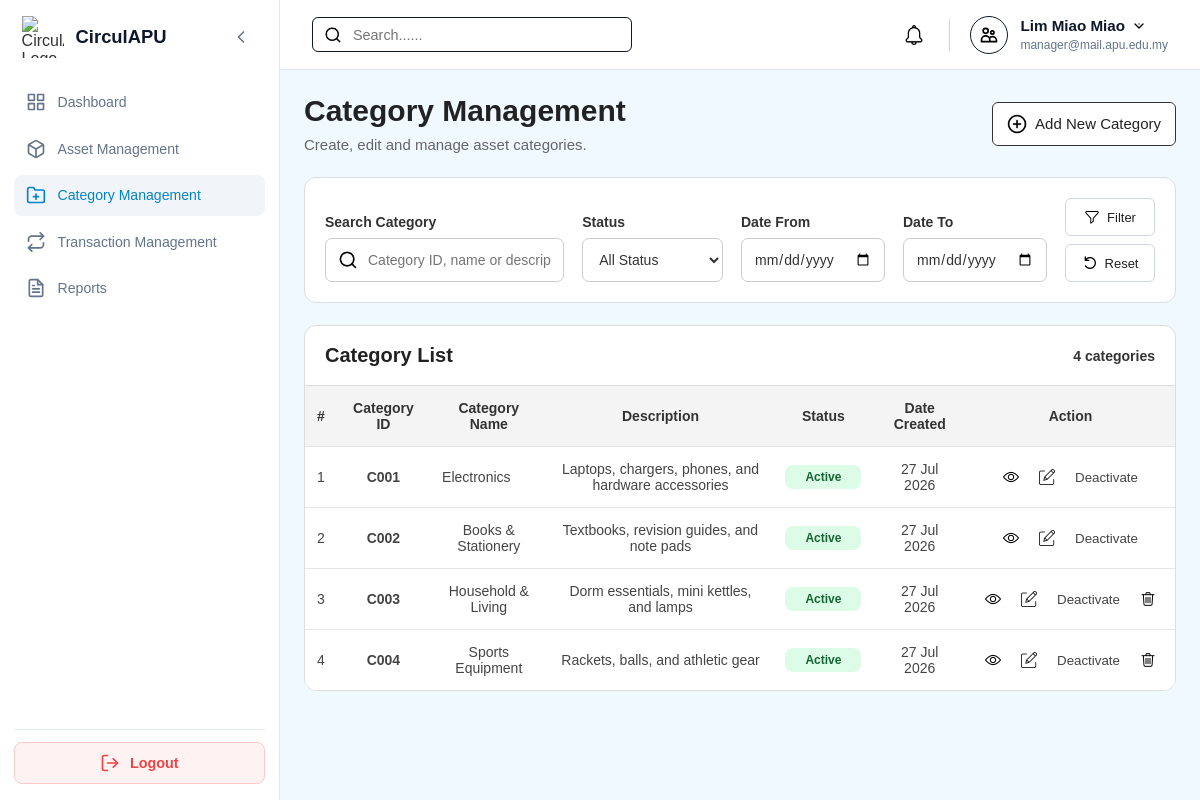
The app's page /Manager/manager_categories.php (signed in), older data.
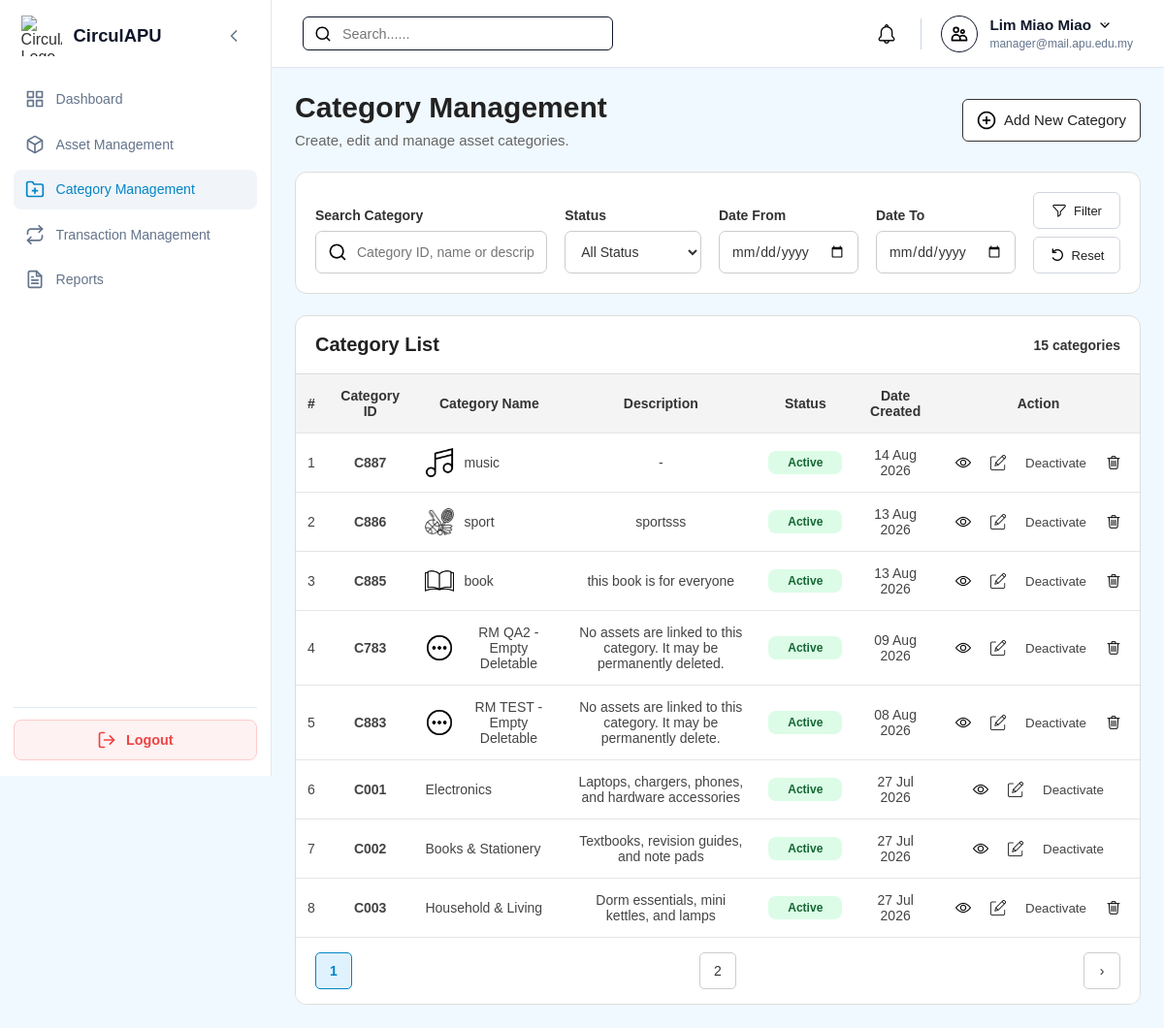
The same page, newer data.
### tables this page shows
CREATE TABLE `categories` (
  `categoryID` varchar(10) NOT NULL,
  `categoryName` varchar(100) NOT NULL,
  `description` varchar(255) DEFAULT NULL,
  `categoryIcon` varchar(255) DEFAULT NULL,
  `status` enum('Active','Inactive') NOT NULL DEFAULT 'Active',
  `createdDate` timestamp NOT NULL DEFAULT current_timestamp()
);

### Manager/manager_categories.php (the view, shortened to what the changed rows need)
<?php
require_once '../db.php';
function e($v): string { return htmlspecialchars((string)$v, ENT_QUOTES, 'UTF-8'); }
function js($v): string { return htmlspecialchars(json_encode((string)$v, JSON_HEX_APOS|JSON_HEX_QUOT|JSON_HEX_AMP|JSON_HEX_TAG), ENT_QUOTES, 'UTF-8'); }
function iconPath(?string $v): string {
    if (!$v) return '';
    return preg_match('/^https?:\/\//i', $v) ? $v : '../' . ltrim($v, '/');
}
function pageURL(array $q, int $p): string {
    $q['page'] = $p;
    return '?' . http_build_query(array_filter($q, fn($v) => $v !== ''));
}
$search = trim($_GET['search'] ?? '');
$status = trim($_GET['status'] ?? '');
$dateFrom = trim($_GET['dateFrom'] ?? '');
$dateTo = trim($_GET['dateTo'] ?? '');
$page = max(1, (int)($_GET['page'] ?? 1));
$perPage = 8;
$categories = [];
$error = '';
$totalRows = 0;
$totalPages = 1;
try {
    $conn->set_charset('utf8mb4');
    $where = []; $params = []; $types = '';
    $whereSQL = $where ? 'WHERE ' . implode(' AND ', $where) : '';
    if (!$error) {
        $stmt = $conn->prepare("SELECT COUNT(*) total FROM categories c $whereSQL");
        $stmt->execute(); $totalRows = (int)$stmt->get_result()->fetch_assoc()['total']; $stmt->close();
        $totalPages = max(1, (int)ceil($totalRows / $perPage));
        $page = min($page, $totalPages); $offset = ($page - 1) * $perPage;
        $listParams = [...$params, $perPage, $offset];
        $stmt = $conn->prepare("SELECT c.*,(SELECT COUNT(*) FROM assets a WHERE a.categoryID=c.categoryID) linkedAssets FROM categories c $whereSQL ORDER BY c.createdDate DESC LIMIT ? OFFSET ?");
        $stmt->bind_param($types . 'ii', ...$listParams); $stmt->execute();
        $categories = $stmt->get_result()->fetch_all(MYSQLI_ASSOC); $stmt->close();
    }
} catch (Throwable $ex) {
    error_log($ex->getMessage());
    $error = 'Unable to load Category Management. Please try again.';
}
$query=compact('search','status','dateFrom','dateTo');
$back=http_build_query(array_filter($query+['page'=>$page],fn($v)=>$v!==''&&$v!==1));
$backParam=$back?'&back='.rawurlencode($back):'';
?>
<!DOCTYPE html>
<html lang="en">
<head>
    <link rel="stylesheet" href="../style.css">
    <link rel="stylesheet" href="manager_style.css?v=<?=filemtime(__DIR__.'/manager_style.css')?>">
    <link rel="stylesheet" href="manager_mobile.css">
</head>
<body class="role-manager">
<div class="dashboard-container">
<div class="main-content">
<main class="page-body">
<section class="management-heading management-heading-action">
    <div class="management-heading-text">
        <h1>Category Management</h1>
    </div>
</section>
<section class="management-list desktop-category-list">
<div class="management-list-header">
    <h2>Category List</h2>
    <strong><?= $totalRows ?> categor<?= $totalRows === 1 ? 'y' : 'ies' ?></strong>
</div>
<div class="management-table-wrapper">
<table class="management-table">
<thead><tr><th>#</th><th>Category ID</th><th>Category Name</th><th>Description</th><th>Status</th><th>Date Created</th><th>Action</th></tr></thead>
<tbody>
<?php if (!$categories): ?>
<tr><td colspan="7" class="management-empty-state">No categories found.</td></tr>
<?php else: foreach ($categories as $i => $c): $icon = iconPath($c['categoryIcon']); $canDelete = (int)$c['linkedAssets'] === 0; ?>
<tr>
    <td><?= (($page - 1) * $perPage) + $i + 1 ?></td>
    <td><strong><?= e($c['categoryID']) ?></strong></td>
    <td><div class="category-name-cell"><?php if ($icon): ?><img src="<?= e($icon) ?>" alt=""><?php endif; ?><span><?= e($c['categoryName']) ?></span></div></td>
    <td><?= e($c['description'] ?: '-') ?></td>
    <td><span class="status-badge" data-status="<?=e($c['status'])?>"><?=e($c['status'])?></span></td>
    <td><?= date('d M Y', strtotime($c['createdDate'])) ?></td>
    <td><div class="management-actions">
        <a href="manager_category_view.php?categoryID=<?= e($c['categoryID']) ?><?=e($backParam)?>" class="management-action-btn" title="View"><img src="../assets/icons/view.png" alt="View"></a>
        <a href="manager_category_edit.php?categoryID=<?= e($c['categoryID']) ?><?=e($backParam)?>" class="management-action-btn" title="Edit"><img src="../assets/icons/edit.png" alt="Edit"></a>
        <?php if ($c['status'] === 'Active'): ?>
        <button type="button" class="management-action-btn deactivate" title="Deactivate"
                onclick="openCategoryAction('deactivate',<?=js($c['categoryID'])?>,<?=js($c['categoryName'])?>)">
            Deactivate
        </button>
        <?php endif; ?>
        <?php if ($canDelete): ?>
        <button type="button" class="management-action-btn delete" title="Delete Permanently"
                onclick="openCategoryAction('delete',<?=js($c['categoryID'])?>,<?=js($c['categoryName'])?>)">
            <img src="../assets/icons/delete.png" alt="Delete">
        </button>
        <?php endif; ?>
    </div></td>
</tr>
<?php endforeach; endif; ?>
</tbody>
</table>
</div>
<?php if ($totalPages > 1): ?>
<div class="pagination management-table-footer">
    <?php for ($p = 1; $p <= $totalPages; $p++): ?><a href="<?= e(pageURL($query, $p)) ?>" class="<?= $p === $page ? 'active' : '' ?>"><?= $p ?></a><?php endfor; ?>
    <?php if ($page < $totalPages): ?><a href="<?= e(pageURL($query, $page + 1)) ?>">›</a><?php endif; ?>
</div>
<?php endif; ?>
</section>
</main>
</div>
</div>
</body>
</html>

Row changes from the older to the newer data that the page shows:
no longer on this page (row unchanged): categories: i "4", categoryID "C004", categoryName "Sports Equipment", description "Rackets, balls, and athletic gear", status "Active", createdDate "27 Jul 2026"
added categories: i "1", categoryID "C887", categoryIcon (picture), categoryName "music", description "-", status "Active", createdDate "14 Aug 2026"
added categories: i "2", categoryID "C886", categoryIcon (picture), categoryName "sport", description "sportsss", status "Active", createdDate "13 Aug 2026"
added categories: i "3", categoryID "C885", categoryIcon (picture), categoryName "book", description "this book is for everyone", status "Active", createdDate "13 Aug 2026"
added categories: i "4", categoryID "C783", categoryIcon (picture), categoryName "RM QA2 - Empty Deletable", description "No assets are linked to this category. It may be permanently deleted.", status "Active", createdDate "09 Aug 2026"
added categories: i "5", categoryID "C883", categoryIcon (picture), categoryName "RM TEST - Empty Deletable", description "No assets are linked to this category. It may be permanently delete.", status "Active", createdDate "08 Aug 2026"
computed for categories "Electronics": i "1" → "6"
computed for categories "Books & Stationery": i "2" → "7"
computed for categories "Household & Living": i "3" → "8"
Text that changed along with them:
$totalRows: "4" → "15"
new list line: "1"
new list line: "2"
